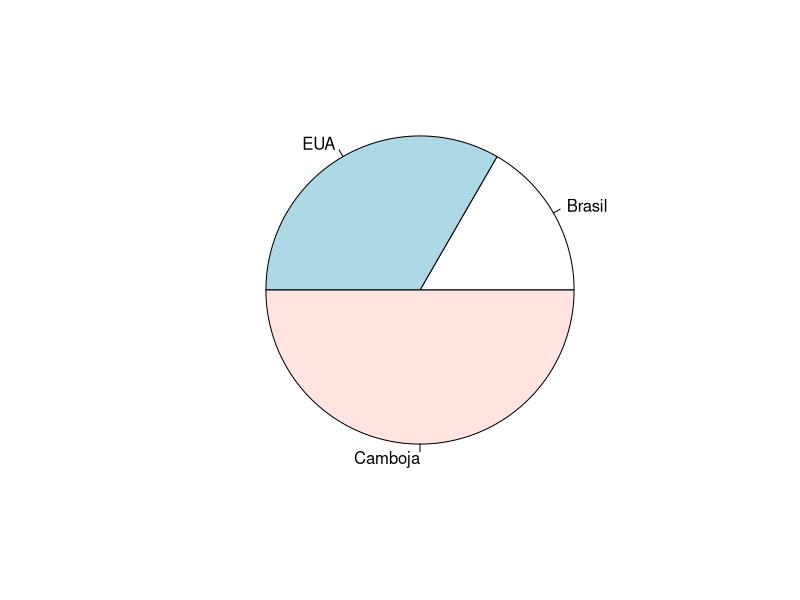

Write the R code that produced this figure.
setwd('~/projects/DataScience/R Azure ML/big_data_r_azure/Mod04')

dados <- c(10,20,30)
paises <- c('Brasil','EUA', 'Camboja')
pie(dados, labels = paises)
